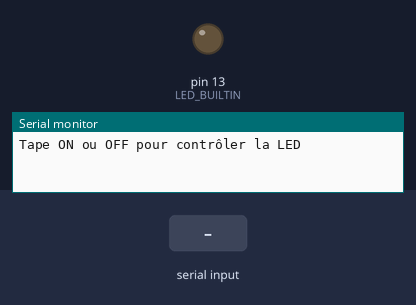
A sketch run on a simulated Arduino Uno, built with avr-gcc and run on an emulated ATmega328P. On the bench: output pins drawn as LEDs (lit = HIGH), the last lines printed to the serial monitor. The inputs (shaded band) are chosen by the test bench.

Above: at 1.2 s.
1.3 s: "ON\n" received over Serial
At 2.2 s:
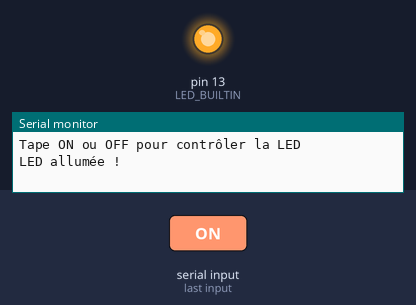
2.8 s: "OFF\n" received over Serial
At 3.4 s:
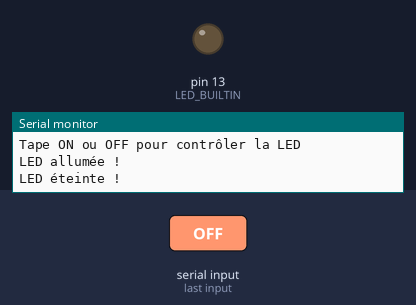
Timing chart, 0 to 5.8 s (numbered marks = the images above; inputs shaded):
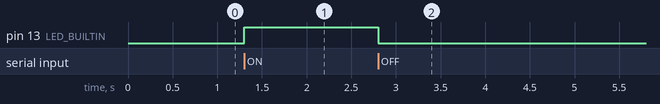

Measured:
- after the input at 1.3 s, pin 13 (LED_BUILTIN): LOW → HIGH at once
- after the input at 2.8 s, pin 13 (LED_BUILTIN): HIGH → LOW at once

The sketch:

led_control.ino
```cpp
void setup() {
  Serial.begin(115200);
  pinMode(LED_BUILTIN, OUTPUT);
  Serial.println("Tape ON ou OFF pour contrôler la LED");
}

void loop() {
  if (Serial.available()) {
    String commande = Serial.readStringUntil('\n');
    commande.trim();

    if (commande == "ON") {
      digitalWrite(LED_BUILTIN, HIGH);
      Serial.println("LED allumée !");
    }
    else if (commande == "OFF") {
      digitalWrite(LED_BUILTIN, LOW);
      Serial.println("LED éteinte !");
    }
    else {
      Serial.println("Commande inconnue. Tape ON ou OFF");
    }
  }
}
```
